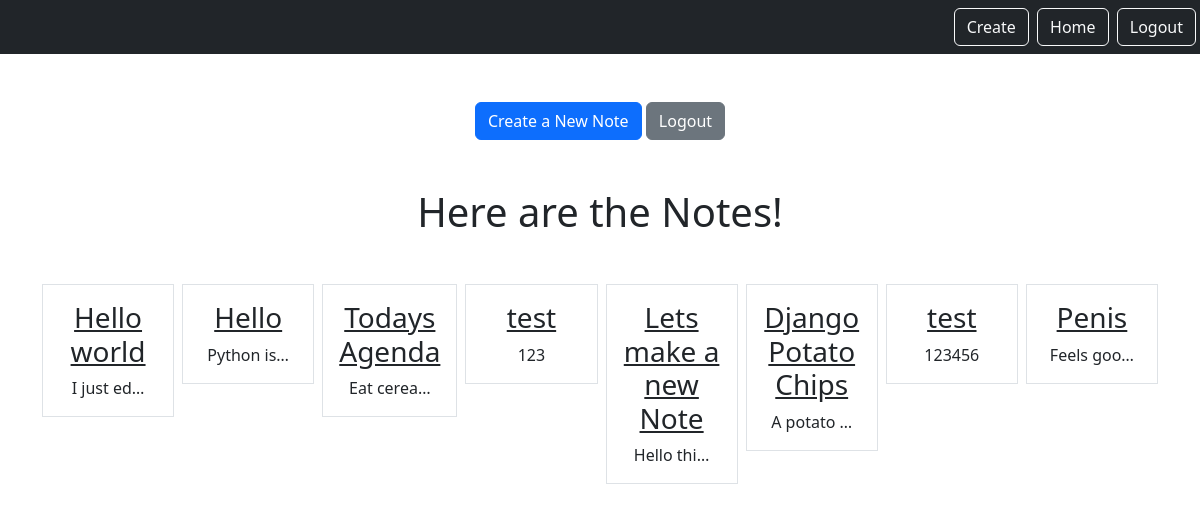
The app's page /smart/notes (signed in), older data.
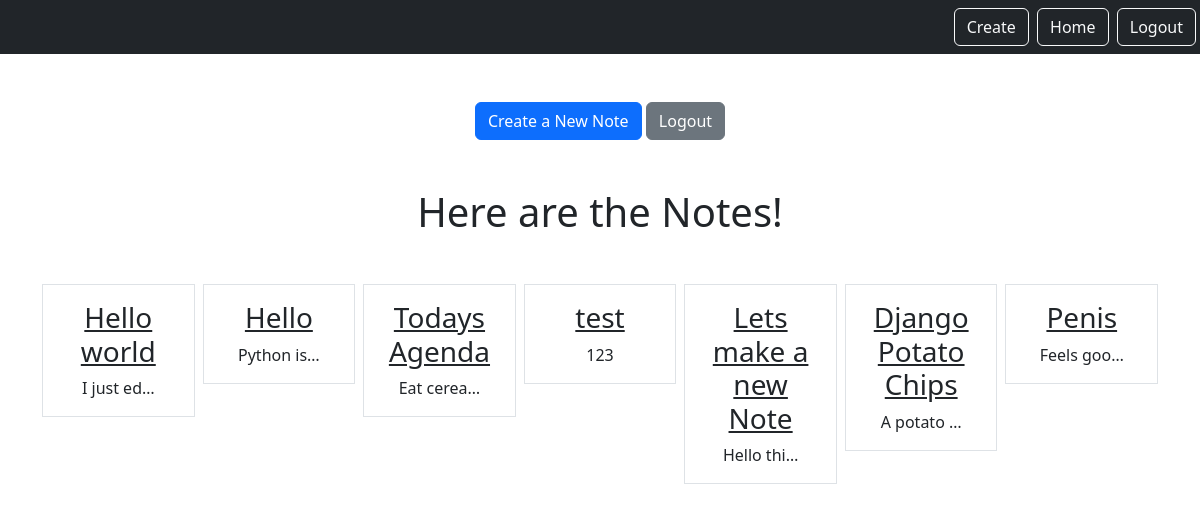
The same page, newer data.
### notes/models.py (models this page shows)
class Notes(models.Model):
    title = models.CharField(max_length=200)
    text = models.TextField()
    created = models.DateTimeField(auto_now_add=True)
    user = models.ForeignKey(User, on_delete=models.CASCADE, related_name="notes")

### notes/views.py (the view)
# urls.py: path('notes', views.NoteListView.as_view(), name='notes.list'),
class NoteListView(LoginRequiredMixin, ListView):
    model = Notes
    context_object_name = "notes"
    template_name = "notes/notes_list.html"
    login_url = "login"
    def get_queryset(self):
        return self.request.user.notes.all()

### notes/templates/notes/notes_list.html (shortened to what this page needs)
{% extends "base.html" %}
{% block content %}
    <a href="{% url 'notes.new' %}" class="btn btn-primary">Create a New Note</a>
    <a href="{% url 'logout' %}" class="btn btn-secondary">Logout</a>
    <h1 class="my-5">Here are the Notes!</h1>
    <div class="row row-cols3 g-2">
        {% for note in notes %}
            <div class="col">
                <div class="p-3 border">
                    <a href="{% url 'notes.detail' pk=note.id %}" class="text-dark text-decoration-non">
                        <h3>{{ note.title }}</h3>
                    </a>
                    {{ note.text|truncatechars:10 }}
                </div>
            </div>
        {% endfor %}
    </div>
{% endblock %}

Row changes from the older to the newer data that the page shows:
removed Notes: title "test", text "123456"
